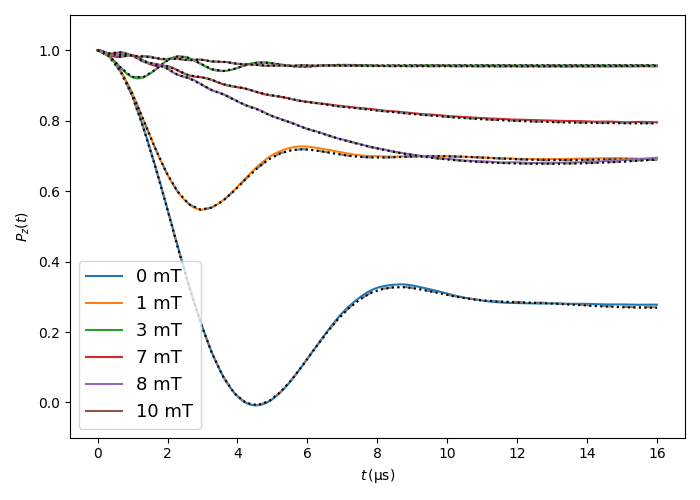

This figure's Python source:


#| # Muon in Cu octahedral site.
#| 
#| This example shows how to use the Celio approximation as implemented in UNDI.
#| The simulations that follow reproduce the results of Phys. Rev. Lett. 56 2720 (1986).
#| The expected level crossing resonance discussed in the paper is reproduced.


try:
    from undi import MuonNuclearInteraction
except (ImportError, ModuleNotFoundError):
    import sys
    sys.path.append('../undi')
    from undi import MuonNuclearInteraction
import matplotlib.pyplot as plt
import numpy as np

#| ## Define lattice structure
#| 
#| The octahedral muon site in Cu is defined below.

angtom=1.0e-10 # m
a=3.6212625504 # Cu lattice constant, in Angstrom

Cu_Quadrupole_moment =  (-0.211) * (10**-28) # m^2
atoms = [
    
    {'Position': np.array([0.5, 0.5, 0.5]) * a * angtom,
     'Label': 'mu'},

    {'Position': np.array([0.0    ,    0.5   ,     0.5])*angtom*a,
     'Label': '63Cu',
     'Gamma': 7.0974e7,
     'ElectricQuadrupoleMoment': Cu_Quadrupole_moment # 'OmegaQmu': 3.2e6 # s^-1
    },
    
    {'Position': np.array([0.5    ,    0.0   ,     0.5])*angtom*a,
     'Label': '63Cu',
     'Gamma': 7.0974e7,
     'ElectricQuadrupoleMoment': Cu_Quadrupole_moment, # 'OmegaQmu': 3.2e6 # s^-1
    },
    
    {'Position': np.array([1.0    ,   0.5   ,     0.5])*angtom*a,
     'Label': '63Cu',
     'Gamma': 7.0974e7,
     'ElectricQuadrupoleMoment': Cu_Quadrupole_moment, # 'OmegaQmu': 3.2e6 # s^-1
    },
    
    {'Position': np.array([0.5    ,    1.0   ,     0.5])*angtom*a,
     'Label': '63Cu',
     'Gamma': 7.0974e7,
     'ElectricQuadrupoleMoment': Cu_Quadrupole_moment, # 'OmegaQmu': 3.2e6 # s^-1
    },
    
    {'Position': np.array([0.5    ,    0.5   ,     0.0])*angtom*a,
    'Label': '63Cu',
     'Gamma': 7.0974e7,
    'ElectricQuadrupoleMoment': Cu_Quadrupole_moment, # 'OmegaQmu': 3.2e6 # s^-1
    },
    
    {'Position': np.array([0.5    ,    0.5   ,     1.0])*angtom*a,
     'Label': '63Cu',
     'Gamma': 7.0974e7,
     'ElectricQuadrupoleMoment': Cu_Quadrupole_moment, # 'OmegaQmu': 3.2e6 # s^-1
    }
]



#| ## Set Electric Field Gradient
#| 
#| There are two ways of treating quadrupole coupling with UNDI.
#| One can either explicitly set the EFG tensor, or specify 'OmegaQmu'
#| that assumes that the EFG is only generated by the muon, which is
#| the case for nuclei occupying positions with cubic symmetry.
#| We opt for the first option here since the latter is deprecated.


elementary_charge=1.6021766E-19 # Coulomb = ampere ⋅ second

def Vzz_for_unit_charge_at_distance(r):
    epsilon0 = 8.8541878E-12            # ampere^2 ⋅ kilogram^−1 ⋅ meter^−3 ⋅ second^4
    elementary_charge=1.6021766E-19     # Coulomb = ampere ⋅ second
    Vzz = (2./(4 * np.pi * epsilon0)) * (elementary_charge / (r**3))
    return Vzz

def Vzz_from_Celio_PRL():
    # The value used for the EFG is taken from PRL 39 836, that reports
    #    q = 0.27(15) angstrom^−3
    # (4 pi epsilon_0)^−1 (0.27 angstrom^−3) elementary_charge = 3.8879043E20 meter^−2 ⋅ volts
    #
    # the factor 1.02702 appearing below is only used to obtain exactly the value
    # used by Celio in his pioneering work, namely omega_q = 3.2e6 s^-1.
    #
    Vzz = 1.02702 * 3.8879043E20
    return Vzz

def gen_radial_EFG(p_mu, p_N, Vzz):
    x=p_N-p_mu
    n = np.linalg.norm(x)
    x /= n; r = 1. # keeping formula below for clarity
    return -Vzz * ( (3.*np.outer(x,x)-np.eye(3)*(r**2))/r**5 ) * 0.5
    # Final note, the last 0.5 is required since
    #  that the formula 
    #     ( (3.*np.outer(x,x)-np.eye(3)*(r**2))/r**5 )
    # 
    #  would give for p_mu=np.array([0,0,0.]) and p_N=np.array([0,0,1.])
    #
    #    array([[ 1., -0., -0.],
    #           [-0.,  1., -0.],
    #           [-0., -0., -2.]])
    #
    # thus the largest eigenvalue is 2 (absolute value is intended),
    # that multiplied by Vzz would give 2Vzz.


for idx, atom in enumerate(atoms):
    if atom['Label'] == '63Cu':
        atoms[idx]['EFGTensor'] = gen_radial_EFG(atoms[0]['Position'], atom['Position'], Vzz_from_Celio_PRL())

#| ## Polarization function
#| 
#| The muon polarization is obtained with the method introduced by Celio.

steps = 200
tlist = np.linspace(0, 16e-6, steps)
signals = np.zeros([6,steps], dtype=np.float64)



# import matplotlib as mpl; mpl.style.use(['bmh', 'paper', 'paper_twocol'])

LongitudinalFields = (0.0, 0.001, 0.003, 0.007, 0.008, 0.01)
for idx, Bmod in enumerate(LongitudinalFields):

    # Put field along muon polarization, that is always z
    B = Bmod * np.array([0,0.,1.])
    NS = MuonNuclearInteraction(atoms, external_field=B, log_level='info')

    # rotate the sample such that the muon spin is aligned with
    # the 111 direction (and, just for convenience, the muon position is
    # set to (0,0,0) )
    NS.translate_rotate_sample_vec(np.array([1.,1.,1.]))

    print("Computing signal 4 times with LF {} T...".format(Bmod), end='', flush=True)
    signal_Cu = NS.celio_on_steroids(tlist,  k=2)
    for i in range(3):
        print('{}...'.format(i+1), end='', flush=True)
        signal_Cu += NS.celio_on_steroids(tlist, k=2)
    print('done!')
    signal_Cu /= float(i+1+1)
    del NS

    signals[idx]=signal_Cu


#| ...and the results is:


fig, axes = plt.subplots(1,1)
for i, Bmod in enumerate(LongitudinalFields):
    color = list(np.random.choice(range(256), size=3)/256)
    axes.plot(1e6*tlist, signals[i], label='{} mT'.format(Bmod*1e3), linestyle='-', color=color)
axes.set_ylim((-0.1,1.1))
axes.set_ylabel(r'$P_z(t)$')
axes.set_xlabel(r'$t \mathrm{(\mu s)}$')
plt.legend()
plt.show()




#| ## Exact solution
#| 
#| This takes a long time and requires quite some memory!
#| Results have been stored for comparison.
#| Set `RUN_EXACT_SOLUTION` to True to recompute it.


RUN_EXACT_SOLUTION = False
steps = 50
exact_tlist = np.linspace(0, 16e-6, steps)
#exact_signals = np.zeros([6,steps], dtype=np.float64)
# Time Interval between 0 and 16 us, 50 steps, LongitudinalFields = (0.0, 0.001, 0.003, 0.007, 0.008, 0.01)
exact_signals = np.array([[ 1.        ,  0.98282653,  0.93964818,  0.8727281 ,  0.78028361,
         0.67469059,  0.56109296,  0.44254458,  0.33016254,  0.22835089,
         0.14071887,  0.07266857,  0.02508912, -0.00138344, -0.00777295,
         0.00332417,  0.02902002,  0.06492124,  0.10737172,  0.15200355,
         0.19525238,  0.23504429,  0.26796097,  0.29364225,  0.31249597,
         0.32294924,  0.32736432,  0.32758011,  0.32305998,  0.3168234 ,
         0.31049457,  0.30331904,  0.29736902,  0.29326092,  0.28955219,
         0.28722038,  0.28623668,  0.28491011,  0.28388694,  0.28322455,
         0.28156636,  0.27978173,  0.27826943,  0.27607753,  0.27416934,
         0.27298859,  0.27164413,  0.27081398,  0.27069118,  0.27024463],
       [ 1.        ,  0.98293689,  0.94103195,  0.87974072,  0.80302765,
         0.72482631,  0.65413908,  0.59895465,  0.56280528,  0.54742553,
         0.55334184,  0.57318891,  0.60218095,  0.63512508,  0.66574397,
         0.69081457,  0.70740053,  0.71651987,  0.71913932,  0.71600087,
         0.71090861,  0.70542094,  0.70019074,  0.69693086,  0.6955793 ,
         0.69528207,  0.69608999,  0.69741402,  0.69823249,  0.69877767,
         0.69893606,  0.69820817,  0.69717636,  0.69597567,  0.69432885,
         0.69276073,  0.69138666,  0.68998791,  0.68896328,  0.68837029,
         0.68798691,  0.68802579,  0.68841152,  0.68882866,  0.68930834,
         0.68973257,  0.68982279,  0.68966208,  0.68929406,  0.68864183],
       [ 1.        ,  0.98379849,  0.95110385,  0.92430074,  0.92333194,
         0.94322695,  0.96888701,  0.98229823,  0.97805614,  0.96199376,
         0.94602602,  0.94102634,  0.94716167,  0.95813592,  0.96467449,
         0.96437462,  0.95925356,  0.95489471,  0.95351849,  0.95495805,
         0.95698291,  0.95811534,  0.95793408,  0.95721899,  0.95668732,
         0.9566025 ,  0.95680559,  0.95701551,  0.95707425,  0.95701427,
         0.9569539 ,  0.95694134,  0.9569614 ,  0.95701089,  0.95704409,
         0.95702411,  0.95701233,  0.9570149 ,  0.95701059,  0.9570523 ,
         0.95710172,  0.95710734,  0.95712119,  0.95711323,  0.95706506,
         0.95704849,  0.95704016,  0.95703239,  0.95707086,  0.95711522],
       [ 1.        ,  0.9875797 ,  0.98140832,  0.98621011,  0.97075648,
         0.95669399,  0.95541905,  0.94319278,  0.92842263,  0.92389329,
         0.91594141,  0.90336002,  0.89654501,  0.89062457,  0.88065119,
         0.87288486,  0.86795318,  0.86108697,  0.85435035,  0.85031619,
         0.84608276,  0.84103892,  0.83743184,  0.83435711,  0.83042769,
         0.82696249,  0.82416836,  0.82088203,  0.81775033,  0.81520849,
         0.81250997,  0.80989694,  0.80777116,  0.80572486,  0.80367457,
         0.80205509,  0.80067282,  0.79915915,  0.7980214 ,  0.79720875,
         0.79614609,  0.79538015,  0.79497777,  0.7942634 ,  0.79376039,
         0.79363704,  0.79320925,  0.79291028,  0.79302161,  0.79286575],
       [ 1.        ,  0.98879191,  0.98699508,  0.98589855,  0.96748469,
         0.96150537,  0.94988836,  0.93042286,  0.92044974,  0.90441159,
         0.88659453,  0.8748919 ,  0.85867707,  0.84326163,  0.8318069 ,
         0.81687864,  0.80418869,  0.79334047,  0.78042514,  0.77008204,
         0.7599696 ,  0.74953374,  0.74097611,  0.73229548,  0.72431931,
         0.71752935,  0.71086347,  0.70512305,  0.70026205,  0.69563065,
         0.69186035,  0.68876905,  0.68581902,  0.68370366,  0.6819059 ,
         0.68029858,  0.67945545,  0.67848443,  0.67807933,  0.67807028,
         0.67782256,  0.67848698,  0.67905924,  0.67970109,  0.68120834,
         0.68242028,  0.68400175,  0.6861668 ,  0.68811348,  0.69043407],
       [ 1.        ,  0.99130363,  0.99367316,  0.98441018,  0.98244009,
         0.97815888,  0.97460671,  0.9757831 ,  0.97160007,  0.9734014 ,
         0.96809696,  0.96718836,  0.9624622 ,  0.95981762,  0.95816497,
         0.95578323,  0.95672477,  0.95537404,  0.95691268,  0.95596032,
         0.95648078,  0.95585914,  0.95559188,  0.95527909,  0.95483432,
         0.95475075,  0.9544889 ,  0.95444332,  0.9543944 ,  0.95427475,
         0.95433552,  0.954215  ,  0.95419628,  0.95416875,  0.95403384,
         0.95404225,  0.9539122 ,  0.9538729 ,  0.95384906,  0.95378848,
         0.95385451,  0.95386919,  0.95395887,  0.95410335,  0.95416793,
         0.95437978,  0.95446006,  0.9546102 ,  0.95474143,  0.9547932 ]]);

# Same as above, with Cu-Cu dipolar interaction.
exact_signals_CuCu = np.array([[ 1.        ,  0.98282657,  0.93964865,  0.87272935,  0.78028696,
         0.67470233,  0.56111582,  0.4425802 ,  0.33022139,  0.22843251,
         0.14081954,  0.07279242,  0.02522711, -0.00124269, -0.00763999,
         0.00343709,  0.02910163,  0.06495036,  0.10734618,  0.15192438,
         0.19510024,  0.23483281,  0.26770654,  0.29333427,  0.31215187,
         0.3225898 ,  0.32698183,  0.32717626,  0.32264645,  0.31638578,
         0.31001279,  0.30279618,  0.29678455,  0.29258872,  0.2888023 ,
         0.28637759,  0.28528979,  0.28388913,  0.28278938,  0.28205604,
         0.28037023,  0.27855874,  0.27702096,  0.27483837,  0.27292428,
         0.27171386,  0.2703522 ,  0.26946707,  0.26924531,  0.2687014 ],
       [ 1.        ,  0.98293692,  0.9410324 ,  0.87974179,  0.80302961,
         0.72483148,  0.65414674,  0.59895899,  0.56279733,  0.54740125,
         0.55329201,  0.57309325,  0.6020493 ,  0.63496702,  0.6655529 ,
         0.6906192 ,  0.70722795,  0.7163812 ,  0.71905147,  0.71597761,
         0.71095595,  0.70552991,  0.70035639,  0.69714841,  0.6958386 ,
         0.6955805 ,  0.69642111,  0.69777791,  0.69863126,  0.69920142,
         0.69938316,  0.69867854,  0.69765745,  0.69646563,  0.6948309 ,
         0.69326548,  0.6918944 ,  0.69050016,  0.68946443,  0.68884871,
         0.6884322 ,  0.68841465,  0.68872886,  0.68907607,  0.6894854 ,
         0.68985548,  0.68993525,  0.68980003,  0.68950061,  0.68897442],
       [ 1.        ,  0.98379852,  0.95110414,  0.92430114,  0.92333093,
         0.94322128,  0.96888409,  0.9823126 ,  0.9780936 ,  0.96203609,
         0.94603782,  0.94099934,  0.94711532,  0.95810993,  0.96467949,
         0.96440791,  0.95929011,  0.95491137,  0.95350301,  0.95492653,
         0.95696769,  0.95813361,  0.95797172,  0.95724139,  0.9566808 ,
         0.95657913,  0.95678783,  0.95701476,  0.95708748,  0.95702932,
         0.95696214,  0.95694125,  0.95695521,  0.95700292,  0.95703994,
         0.95702566,  0.95701792,  0.95702249,  0.95701571,  0.95705066,
         0.95709516,  0.95709902,  0.95711357,  0.95711164,  0.95707014,
         0.95705628,  0.95704938,  0.95703901,  0.95707135,  0.957112  ],
       [ 1.        ,  0.98757971,  0.98140828,  0.98621163,  0.97076027,
         0.95669799,  0.9554352 ,  0.9432287 ,  0.92846951,  0.92397853,
         0.91606813,  0.90350092,  0.89673768,  0.89084694,  0.88085785,
         0.87312326,  0.86819153,  0.86128541,  0.85455822,  0.85051496,
         0.84625154,  0.8412079 ,  0.83758677,  0.83448791,  0.83054608,
         0.82704993,  0.82422119,  0.82091216,  0.81774283,  0.81516587,
         0.81244542,  0.80980092,  0.80764802,  0.80558272,  0.80350751,
         0.80186382,  0.80046138,  0.79892606,  0.79775734,  0.79691872,
         0.795833  ,  0.79502252,  0.79458771,  0.7938468 ,  0.79329063,
         0.79313491,  0.79268038,  0.79233323,  0.79242035,  0.79224303],
       [ 1.        ,  0.98879192,  0.98699502,  0.98589969,  0.96748394,
         0.96150352,  0.94989131,  0.93041573,  0.92045214,  0.90441505,
         0.8865946 ,  0.87492256,  0.85870154,  0.84331849,  0.8318963 ,
         0.816977  ,  0.80433922,  0.7935124 ,  0.7806272 ,  0.77031396,
         0.76022032,  0.74980401,  0.74125   ,  0.73257968,  0.7245986 ,
         0.71780138,  0.71112593,  0.70537017,  0.70048968,  0.69583262,
         0.69204068,  0.6889101 ,  0.68592623,  0.68377344,  0.68192056,
         0.68027628,  0.67937711,  0.67835476,  0.67790987,  0.67784416,
         0.67756101,  0.67818224,  0.67871672,  0.67932472,  0.68078836,
         0.68197171,  0.68350124,  0.68561896,  0.68751972,  0.68976525],
       [ 1.        ,  0.99130362,  0.99367312,  0.98440939,  0.98243597,
         0.97815107,  0.97458831,  0.97576204,  0.97156735,  0.97337462,
         0.96806425,  0.96718087,  0.96245435,  0.95984159,  0.9581947 ,
         0.95584719,  0.95680812,  0.95550172,  0.9570791 ,  0.95618851,
         0.95675983,  0.95620491,  0.95598891,  0.9557301 ,  0.95532813,
         0.95528609,  0.95505568,  0.95504378,  0.9550178 ,  0.95492921,
         0.95500776,  0.95491351,  0.95491316,  0.95490464,  0.95478939,
         0.95481182,  0.95469816,  0.95467092,  0.95465577,  0.954604  ,
         0.95467099,  0.95468799,  0.95477421,  0.95491163,  0.95497452,
         0.95517234,  0.95525171,  0.95539008,  0.95551605,  0.95556276]])

if RUN_EXACT_SOLUTION:
    LongitudinalFields = (0.0, 0.001, 0.003, 0.007, 0.008, 0.01)
    for idx, Bmod in enumerate(LongitudinalFields):

        # Put field along muon polarization, that is always z
        B = Bmod * np.array([0,0.,1.])
        NS = MuonNuclearInteraction(atoms, external_field=B, log_level='critical')

        # rotate the sample such that the muon spin is aligned with
        # the 111 direction (and, just for convenience, the muon position is
        # set to (0,0,0) )
        NS.translate_rotate_sample_vec(np.array([1.,1.,1.]))

        print("Computing exact signal for B={}".format(Bmod))
        exact_signals[idx]=NS.polarization(tlist, cutoff=2.0e-10)
        del NS


    exact_signals_CuCu = np.zeros_like(exact_signals)
    for idx, Bmod in enumerate(LongitudinalFields):

        # Put field along muon polarization, that is always z
        B = Bmod * np.array([0,0.,1.])
        NS = MuonNuclearInteraction(atoms, external_field=B, log_level='critical')

        # rotate the sample such that the muon spin is aligned with
        # the 111 direction (and, just for convenience, the muon position is
        # set to (0,0,0) )
        NS.translate_rotate_sample_vec(np.array([1.,1.,1.]))

        print("Computing exact signal (Cu-Cu interaction) for B={}".format(Bmod))
        exact_signals_CuCu[idx]=NS.polarization(tlist, cutoff=20.0e-10)
        del NS

#import matplotlib as mpl; mpl.style.use(['bmh', 'paper', 'paper_twocol'])
fig, axes = plt.subplots(1,1, figsize=(7,5))

for i, Bmod in enumerate(LongitudinalFields):
    p = axes.plot(1e6*tlist, signals[i], label='{} mT'.format(int(Bmod*1e3)), linestyle='-')
    axes.plot(1e6*exact_tlist, exact_signals[i], linestyle='-.',  color='gray')
    axes.plot(1e6*exact_tlist, exact_signals_CuCu[i], linestyle=':', color='k')

axes.set_ylim((-0.1,1.1))
axes.set_ylabel(r'$P_z(t)$')
axes.set_xlabel(r'$t \, \mathrm{(\mu s)}$')
plt.legend(fontsize=13)
plt.tight_layout()
plt.savefig('Cu.png')
plt.show()
